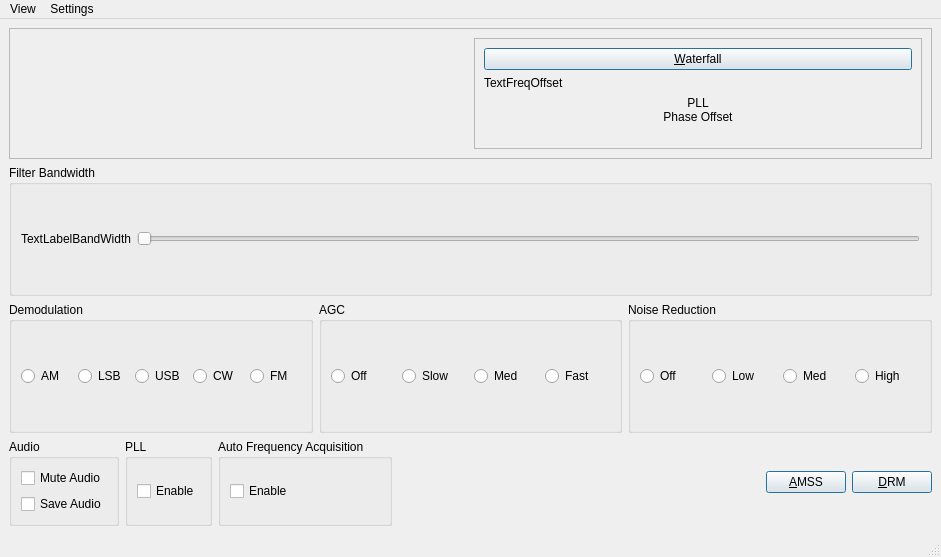
<?xml version="1.0" encoding="UTF-8"?>
<ui version="4.0">
 <class>AMMainWindow</class>
 <widget class="QMainWindow" name="AMMainWindow">
  <property name="geometry">
   <rect>
    <x>0</x>
    <y>0</y>
    <width>941</width>
    <height>557</height>
   </rect>
  </property>
  <property name="windowTitle">
   <string>MainWindow</string>
  </property>
  <widget class="QWidget" name="centralwidget">
   <layout class="QVBoxLayout" name="verticalLayout">
    <item>
     <widget class="QFrame" name="frame">
      <property name="frameShape">
       <enum>QFrame::StyledPanel</enum>
      </property>
      <property name="frameShadow">
       <enum>QFrame::Raised</enum>
      </property>
      <layout class="QHBoxLayout" name="horizontalLayout">
       <item>
        <widget class="QwtPlot" name="plot"/>
       </item>
       <item>
        <widget class="QFrame" name="frame_2">
         <property name="frameShape">
          <enum>QFrame::StyledPanel</enum>
         </property>
         <property name="frameShadow">
          <enum>QFrame::Raised</enum>
         </property>
         <layout class="QVBoxLayout" name="verticalLayout_2">
          <item>
           <widget class="QPushButton" name="ButtonWaterfall">
            <property name="windowTitle">
             <string/>
            </property>
            <property name="text">
             <string>&amp;Waterfall</string>
            </property>
            <property name="checkable">
             <bool>true</bool>
            </property>
            <property name="autoDefault">
             <bool>true</bool>
            </property>
            <property name="default">
             <bool>true</bool>
            </property>
           </widget>
          </item>
          <item>
           <widget class="QLabel" name="TextFreqOffset">
            <property name="minimumSize">
             <size>
              <width>0</width>
              <height>0</height>
             </size>
            </property>
            <property name="text">
             <string>TextFreqOffset</string>
            </property>
            <property name="wordWrap">
             <bool>false</bool>
            </property>
           </widget>
          </item>
          <item>
           <widget class="QLabel" name="TextLabelPhaseOffset">
            <property name="text">
             <string>PLL
Phase Offset</string>
            </property>
            <property name="alignment">
             <set>Qt::AlignCenter</set>
            </property>
            <property name="wordWrap">
             <bool>false</bool>
            </property>
           </widget>
          </item>
          <item>
           <widget class="QwtDial" name="PhaseDial" native="true">
            <property name="lineWidth" stdset="0">
             <number>4</number>
            </property>
           </widget>
          </item>
         </layout>
        </widget>
       </item>
      </layout>
     </widget>
    </item>
    <item>
     <widget class="QGroupBox" name="groupBoxBW">
      <property name="title">
       <string>Filter Bandwidth</string>
      </property>
      <layout class="QHBoxLayout" name="horizontalLayout_5">
       <item>
        <widget class="QLabel" name="TextLabelBandWidth">
         <property name="minimumSize">
          <size>
           <width>70</width>
           <height>0</height>
          </size>
         </property>
         <property name="text">
          <string>TextLabelBandWidth</string>
         </property>
         <property name="wordWrap">
          <bool>false</bool>
         </property>
        </widget>
       </item>
       <item>
        <widget class="QSlider" name="SliderBandwidth">
         <property name="orientation">
          <enum>Qt::Horizontal</enum>
         </property>
        </widget>
       </item>
      </layout>
     </widget>
    </item>
    <item>
     <layout class="QHBoxLayout" name="_9">
      <property name="spacing">
       <number>6</number>
      </property>
      <property name="margin">
       <number>0</number>
      </property>
      <item>
       <widget class="QGroupBox" name="groupBoxDemodulation">
        <property name="title">
         <string>Demodulation</string>
        </property>
        <layout class="QHBoxLayout" name="horizontalLayout_2">
         <item>
          <widget class="QRadioButton" name="RadioButtonDemAM">
           <property name="text">
            <string>AM</string>
           </property>
          </widget>
         </item>
         <item>
          <widget class="QRadioButton" name="RadioButtonDemLSB">
           <property name="text">
            <string>LSB</string>
           </property>
          </widget>
         </item>
         <item>
          <widget class="QRadioButton" name="RadioButtonDemUSB">
           <property name="text">
            <string>USB</string>
           </property>
          </widget>
         </item>
         <item>
          <widget class="QRadioButton" name="RadioButtonDemCW">
           <property name="text">
            <string>CW</string>
           </property>
          </widget>
         </item>
         <item>
          <widget class="QRadioButton" name="RadioButtonDemFM">
           <property name="text">
            <string>FM</string>
           </property>
          </widget>
         </item>
        </layout>
       </widget>
      </item>
      <item>
       <widget class="QGroupBox" name="groupBoxAGC">
        <property name="title">
         <string>AGC</string>
        </property>
        <layout class="QHBoxLayout" name="horizontalLayout_3">
         <item>
          <widget class="QRadioButton" name="RadioButtonAGCOff">
           <property name="text">
            <string>Off</string>
           </property>
          </widget>
         </item>
         <item>
          <widget class="QRadioButton" name="RadioButtonAGCSlow">
           <property name="text">
            <string>Slow</string>
           </property>
          </widget>
         </item>
         <item>
          <widget class="QRadioButton" name="RadioButtonAGCMed">
           <property name="text">
            <string>Med</string>
           </property>
          </widget>
         </item>
         <item>
          <widget class="QRadioButton" name="RadioButtonAGCFast">
           <property name="text">
            <string>Fast</string>
           </property>
          </widget>
         </item>
        </layout>
       </widget>
      </item>
      <item>
       <widget class="QGroupBox" name="groupBoxNoiseReduction">
        <property name="title">
         <string>Noise Reduction</string>
        </property>
        <layout class="QHBoxLayout" name="horizontalLayout_4">
         <item>
          <widget class="QRadioButton" name="RadioButtonNoiRedOff">
           <property name="text">
            <string>Off</string>
           </property>
          </widget>
         </item>
         <item>
          <widget class="QRadioButton" name="RadioButtonNoiRedLow">
           <property name="text">
            <string>Low</string>
           </property>
          </widget>
         </item>
         <item>
          <widget class="QRadioButton" name="RadioButtonNoiRedMed">
           <property name="text">
            <string>Med</string>
           </property>
          </widget>
         </item>
         <item>
          <widget class="QRadioButton" name="RadioButtonNoiRedHigh">
           <property name="text">
            <string>High</string>
           </property>
          </widget>
         </item>
        </layout>
       </widget>
      </item>
     </layout>
    </item>
    <item>
     <layout class="QHBoxLayout">
      <property name="spacing">
       <number>6</number>
      </property>
      <property name="margin">
       <number>0</number>
      </property>
      <item>
       <widget class="QGroupBox" name="groupBoxAudio">
        <property name="title">
         <string>Audio</string>
        </property>
        <layout class="QVBoxLayout" name="verticalLayout_3">
         <item>
          <widget class="QCheckBox" name="CheckBoxMuteAudio">
           <property name="text">
            <string>Mute Audio</string>
           </property>
          </widget>
         </item>
         <item>
          <widget class="QCheckBox" name="CheckBoxSaveAudioWave">
           <property name="text">
            <string>Save Audio</string>
           </property>
          </widget>
         </item>
        </layout>
       </widget>
      </item>
      <item>
       <widget class="QGroupBox" name="GroupBoxPLL">
        <property name="title">
         <string>PLL</string>
        </property>
        <layout class="QGridLayout" name="gridLayout">
         <item row="0" column="0">
          <widget class="QCheckBox" name="CheckBoxPLL">
           <property name="text">
            <string>Enable</string>
           </property>
          </widget>
         </item>
        </layout>
       </widget>
      </item>
      <item>
       <widget class="QGroupBox" name="GroupBoxAutoFreqAcq">
        <property name="title">
         <string>Auto Frequency Acquisition</string>
        </property>
        <layout class="QGridLayout" name="gridLayout_2">
         <item row="0" column="0">
          <widget class="QCheckBox" name="CheckBoxAutoFreqAcq">
           <property name="text">
            <string>Enable</string>
           </property>
          </widget>
         </item>
        </layout>
       </widget>
      </item>
      <item>
       <spacer name="Spacer6">
        <property name="orientation">
         <enum>Qt::Horizontal</enum>
        </property>
        <property name="sizeType">
         <enum>QSizePolicy::Expanding</enum>
        </property>
        <property name="sizeHint" stdset="0">
         <size>
          <width>20</width>
          <height>20</height>
         </size>
        </property>
       </spacer>
      </item>
      <item>
       <widget class="QPushButton" name="ButtonAMSS">
        <property name="windowTitle">
         <string/>
        </property>
        <property name="text">
         <string>&amp;AMSS</string>
        </property>
        <property name="autoDefault">
         <bool>true</bool>
        </property>
        <property name="default">
         <bool>true</bool>
        </property>
       </widget>
      </item>
      <item>
       <widget class="QPushButton" name="ButtonDRM">
        <property name="windowTitle">
         <string/>
        </property>
        <property name="text">
         <string>&amp;DRM</string>
        </property>
        <property name="autoDefault">
         <bool>true</bool>
        </property>
        <property name="default">
         <bool>true</bool>
        </property>
       </widget>
      </item>
     </layout>
    </item>
   </layout>
  </widget>
  <widget class="QMenuBar" name="menubar">
   <property name="geometry">
    <rect>
     <x>0</x>
     <y>0</y>
     <width>941</width>
     <height>18</height>
    </rect>
   </property>
   <widget class="QMenu" name="menu_View">
    <property name="title">
     <string>View</string>
    </property>
    <addaction name="action_Stations_Dialog"/>
    <addaction name="action_Live_Schedule_Dialog"/>
    <addaction name="separator"/>
    <addaction name="actionExit"/>
   </widget>
   <widget class="QMenu" name="menu_Settings">
    <property name="title">
     <string>Settings</string>
    </property>
    <addaction name="actionDRM"/>
    <addaction name="actionFM"/>
    <addaction name="actionAM"/>
   </widget>
   <addaction name="menu_View"/>
   <addaction name="menu_Settings"/>
  </widget>
  <widget class="QStatusBar" name="statusbar"/>
  <action name="action_Stations_Dialog">
   <property name="text">
    <string>S&amp;tations Dialog...</string>
   </property>
   <property name="shortcut">
    <string>Alt+T</string>
   </property>
  </action>
  <action name="action_Live_Schedule_Dialog">
   <property name="text">
    <string>&amp;Live Schedule Dialog...</string>
   </property>
   <property name="shortcut">
    <string>Alt+L</string>
   </property>
  </action>
  <action name="actionExit">
   <property name="text">
    <string>E&amp;xit</string>
   </property>
   <property name="shortcut">
    <string>Alt+X</string>
   </property>
  </action>
  <action name="actionAM">
   <property name="text">
    <string>New AM Acquisition</string>
   </property>
   <property name="shortcut">
    <string>Ctrl+A</string>
   </property>
  </action>
  <action name="actionFM">
   <property name="text">
    <string>FM (analog)</string>
   </property>
   <property name="shortcut">
    <string>Ctrl+F</string>
   </property>
  </action>
  <action name="actionDRM">
   <property name="text">
    <string>DRM (digital)</string>
   </property>
   <property name="shortcut">
    <string>Ctrl+D</string>
   </property>
  </action>
 </widget>
 <customwidgets>
  <customwidget>
   <class>QwtPlot</class>
   <extends>QFrame</extends>
   <header>qwt_plot.h</header>
   <container>1</container>
  </customwidget>
  <customwidget>
   <class>QwtDial</class>
   <extends>QWidget</extends>
   <header>qwt_dial.h</header>
  </customwidget>
 </customwidgets>
 <resources/>
 <connections/>
</ui>
